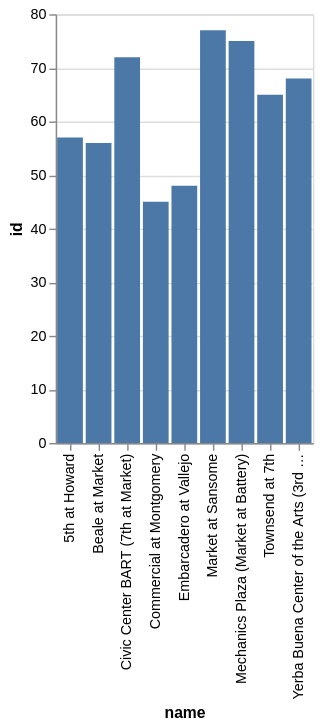

Here is the Vega-Lite specification saved for this chart:
### Vega-Lite specification from a JSON file in a GitHub repository (floating-point values rounded to 4 significant figures)
{"data": {"values": [{"x_data": "5th at Howard", "y_data": 57}, {"x_data": "Beale at Market", "y_data": 56}, {"x_data": "Civic Center BART (7th at Market)", "y_data": 72}, {"x_data": "Commercial at Montgomery", "y_data": 45}, {"x_data": "Embarcadero at Vallejo", "y_data": 48}, {"x_data": "Market at Sansome", "y_data": 77}, {"x_data": "Mechanics Plaza (Market at Battery)", "y_data": 75}, {"x_data": "Townsend at 7th", "y_data": 65}, {"x_data": "Yerba Buena Center of the Arts (3rd @ Howard)", "y_data": 68}]}, "mark": "bar", "encoding": {"x": {"field": "x_data", "type": "nominal", "title": "name", "sort": "ascending"}, "y": {"field": "y_data", "type": "quantitative", "title": "id"}}}
